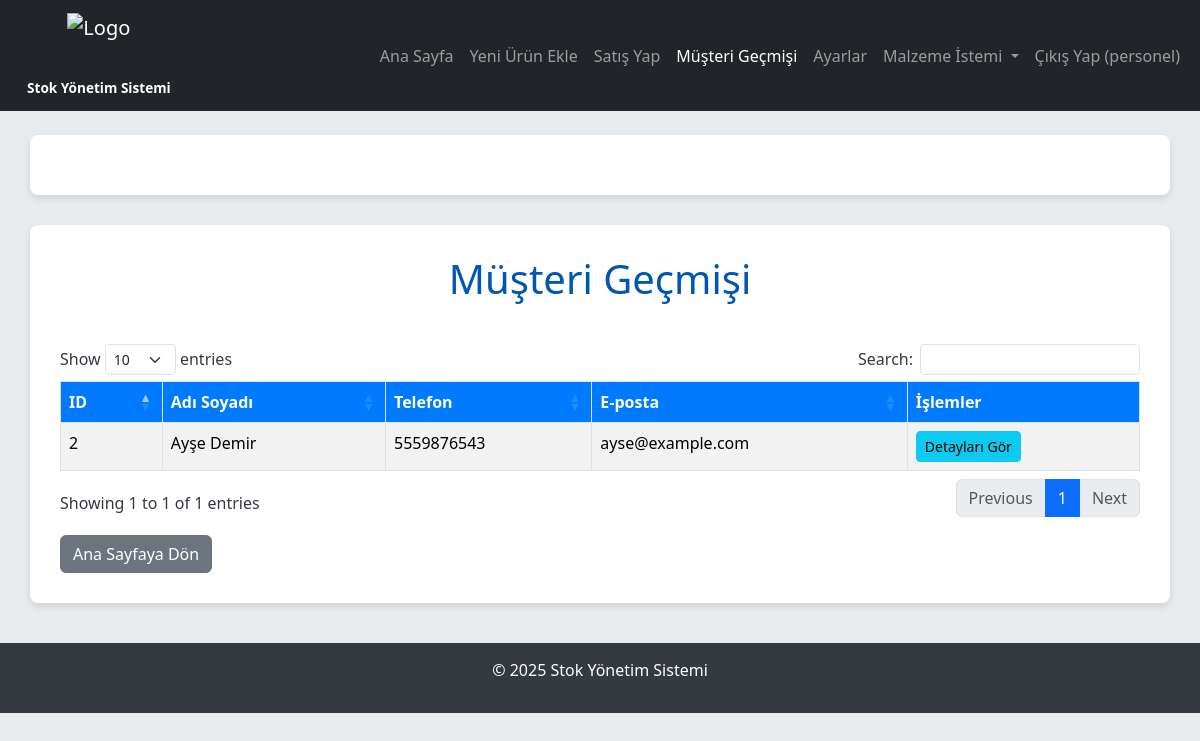
/musteri_gecmisi (signed in), run on the app's committed database.
### tables this page shows
CREATE TABLE musteriler (
            id INTEGER PRIMARY KEY AUTOINCREMENT,
            ad_soyad TEXT NOT NULL,
            telefon TEXT,
            adres TEXT,
            eposta TEXT,
            ekleyen_kullanici_id INTEGER,
            FOREIGN KEY (ekleyen_kullanici_id) REFERENCES kullanicilar (id)
        );

### app.py (the view)
@app.route('/musteri_gecmisi')
@login_required
def musteri_gecmisi():
    conn = get_db_connection()
    if session.get('rol') == 'admin':
        musteriler = conn.execute('SELECT id, ad_soyad, telefon, eposta FROM musteriler ORDER BY ad_soyad').fetchall()
    else: # Personel sadece kendi eklediği müşterileri görür
        musteriler = conn.execute('SELECT id, ad_soyad, telefon, eposta FROM musteriler WHERE ekleyen_kullanici_id = ? ORDER BY ad_soyad', (session['kullanici_id'],)).fetchall()
    kategoriler = conn.execute('SELECT DISTINCT kategori FROM urunler ORDER BY kategori').fetchall()
    conn.close()
    return render_template('musteri_gecmisi.html', musteriler=musteriler, kategoriler=kategoriler)

### app.py (called while the page is built)
def get_db_connection():
    conn = sqlite3.connect('stok.db')
    conn.row_factory = sqlite3.Row
    return conn

def login_required(f):
    @wraps(f)
    def decorated_function(*args, **kwargs):
        if 'kullanici_id' not in session:
            flash('Bu sayfaya erişmek için giriş yapmalısınız.', 'danger')
            return redirect(url_for('giris'))
        return f(*args, **kwargs)
    return decorated_function

### templates/musteri_gecmisi.html (shortened to what this page needs)
<!DOCTYPE html>
<html lang="tr">
<head>
    <link href="https://cdn.jsdelivr.net/npm/bootstrap@5.3.3/dist/css/bootstrap.min.css" rel="stylesheet">
    <link rel="stylesheet" type="text/css" href="https://cdn.datatables.net/1.11.5/css/dataTables.bootstrap5.min.css">
    <link rel="stylesheet" href="https://cdnjs.cloudflare.com/ajax/libs/font-awesome/6.0.0-beta3/css/all.min.css" />
</head>
<body>
    <nav class="navbar navbar-expand-lg navbar-dark bg-dark mb-4">
        <div class="container-fluid">
            <a class="navbar-brand" href="{{ url_for('anasayfa') }}">
                <img src="{{ url_for('static', filename='images/logo.png') }}" alt="Logo" class="logo-img">
                <span class="app-title-text">Stok Yönetim Sistemi</span>
            </a>
            <div class="collapse navbar-collapse" id="navbarNav">
                <ul class="navbar-nav ms-auto">
                    <li class="nav-item">
                        <a class="nav-link" href="{{ url_for('anasayfa') }}">Ana Sayfa</a>
                    </li>
                    <li class="nav-item">
                        <a class="nav-link" href="{{ url_for('yeni_urun') }}">Yeni Ürün Ekle</a>
                    </li>
                    <li class="nav-item">
                        <a class="nav-link" href="{{ url_for('satis_yap') }}">Satış Yap</a>
                    </li>
                    <li class="nav-item">
                        <a class="nav-link active" aria-current="page" href="{{ url_for('musteri_gecmisi') }}">Müşteri Geçmişi</a>
                    </li>
                    <li class="nav-item">
                        <a class="nav-link" href="{{ url_for('ayarlar') }}">Ayarlar</a>
                    </li>
                    {% if session.get('kullanici_id') %}
                    <li class="nav-item dropdown">
                        <a class="nav-link dropdown-toggle" href="#" id="navbarDropdownMalzemeIstemi" role="button" data-bs-toggle="dropdown" aria-expanded="false">
                            Malzeme İstemi
                        </a>
                    </li>
                    {% endif %}
                    {% if session.get('kullanici_id') %}
                    <li class="nav-item">
                        <a class="nav-link" href="{{ url_for('cikis') }}">Çıkış Yap ({{ session.get('kullanici_adi') }})</a>
                    </li>
                    {% endif %}
                </ul>
            </div>
        </div>
    </nav>
    <div class="container mt-3">
    </div>
    <div class="container">
        <h1>Müşteri Geçmişi</h1>
        <div class="table-responsive">
            <table class="table table-striped table-bordered table-hover" id="musteriTablosu">
                <thead>
                    <tr>
                        <th>ID</th>
                        <th>Adı Soyadı</th>
                        <th>Telefon</th>
                        <th>E-posta</th>
                        <th>İşlemler</th>
                    </tr>
                </thead>
                <tbody>
                    {% for musteri in musteriler %}
                    <tr>
                        <td>{{ musteri['id'] }}</td>
                        <td>{{ musteri['ad_soyad'] }}</td>
                        <td>{{ musteri['telefon'] if musteri['telefon'] else '-' }}</td>
                        <td>{{ musteri['eposta'] if musteri['eposta'] else '-' }}</td>
                        <td class="action-buttons">
                            <a href="{{ url_for('musteri_detay', musteri_id=musteri['id']) }}" class="btn btn-sm btn-info">Detayları Gör</a>
                        </td>
                    </tr>
                    {% else %}
                    <tr>
                        <td colspan="5" class="text-center text-muted">Hiç müşteri kaydı bulunmuyor.</td>
                    </tr>
                    {% endfor %}
                </tbody>
            </table>
        </div>
        <a href="{{ url_for('anasayfa') }}" class="btn btn-secondary mt-3">Ana Sayfaya Dön</a>
    </div>
    <footer>
        <p>&copy; {{ now().year }} Stok Yönetim Sistemi</p>
    </footer>
</body>
</html>

### templates/musteri_gecmisi.html (style rules this page uses)
body { font-family: 'Segoe UI', Tahoma, Geneva, Verdana, sans-serif; background-color: #e9ecef; color: #343a40; }
.navbar-brand { display: flex; flex-direction: column; align-items: center; text-align: center; padding: 5px 15px; }
.navbar-brand .logo-img { height: 60px; width: auto; margin-bottom: 5px; }
.navbar-brand .app-title-text { font-size: 0.85rem; font-weight: bold; color: white; white-space: nowrap; }
.container { background-color: #ffffff; border-radius: 8px; box-shadow: 0 4px 8px rgba(0, 0, 0, 0.1); padding: 30px; margin-top: 30px; margin-bottom: 30px; }
h1 { color: #0056b3; margin-bottom: 25px; text-align: center; }
.table th { background-color: #007bff; color: white; cursor: pointer; }
.action-buttons { display: flex; gap: 5px; flex-wrap: wrap; }
footer { margin-top: 40px; padding: 15px; background-color: #343a40; color: white; text-align: center; width: 100%; }

### data on the page
musteriler: id "2", ad_soyad "Ayşe Demir", telefon "5559876543", eposta "ayse@example.com"

### other printed values
{{ session.get('kullanici_adi') }} "personel"
